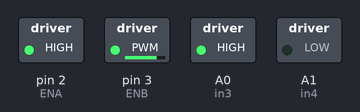
A sketch run on a simulated Arduino Uno, built with avr-gcc and run on an emulated ATmega328P. Parts: switched loads named in the sketch (green lamp = pin HIGH). Pins used as bus, display or sensor lines are not drawn.

Above: at 0.1 s.
Timing chart, 0 to 1.6 s (numbered marks = the images above):
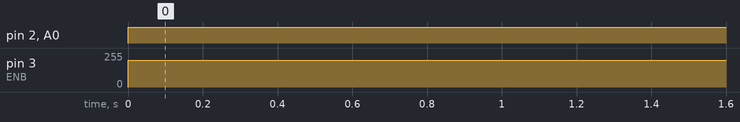

Measured:
- by itself, pin 2 (ENA), A0 (in3): LOW → HIGH at 0.00 s
- by itself, pin 3 (ENB): 0/255 → 200/255 at 0.00 s

The sketch:

motor_sketch.ino
```cpp
// Motor A
int in1 = 0, in2 = 1;
// Motor B
int in3 = A0, in4 = A1;

int ENA = 2;
int ENB = 3;

void setup() {
pinMode(in1, OUTPUT);
pinMode(in2, OUTPUT);
pinMode(in3, OUTPUT);
pinMode(in4, OUTPUT);

pinMode(ENA, OUTPUT);
pinMode(ENB, OUTPUT);

Serial.begin(9600);
}
void loop() {


digitalWrite(in1, HIGH);
digitalWrite(in2, LOW);

digitalWrite(in3, HIGH);
digitalWrite(in4, LOW);

analogWrite(ENA, 200);
analogWrite(ENB, 200);


}
```
